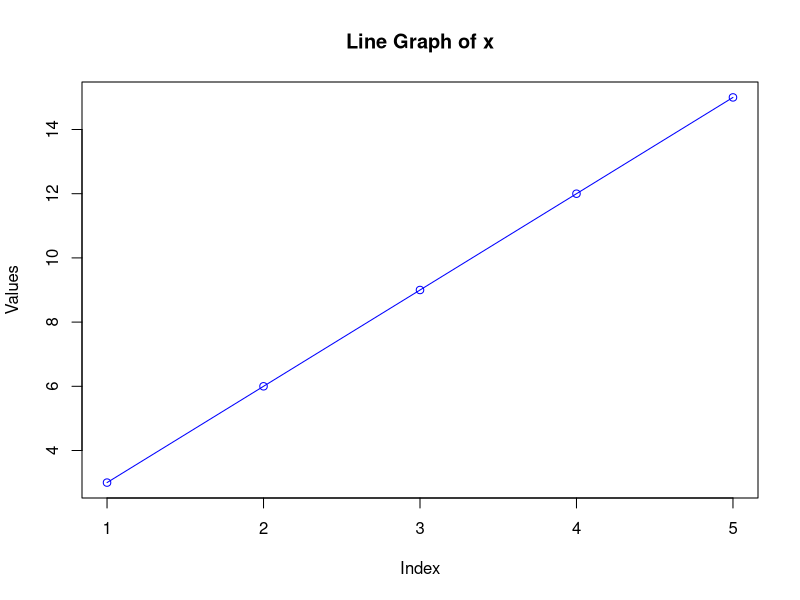

The R source for this figure:
# Function to compute basic statistics
compute_stats <- function(vec) {
  data.frame(
    Sum = sum(vec),
    Product = prod(vec),
    Minimum = min(vec),
    Maximum = max(vec)
  )
}

x <- c(3, 6, 9, 12, 15)

# Display statistics
compute_stats(x)

# Plot line graph of x
plot(x, type = "o", col = "blue",
     main = "Line Graph of x",
     xlab = "Index", ylab = "Values")
